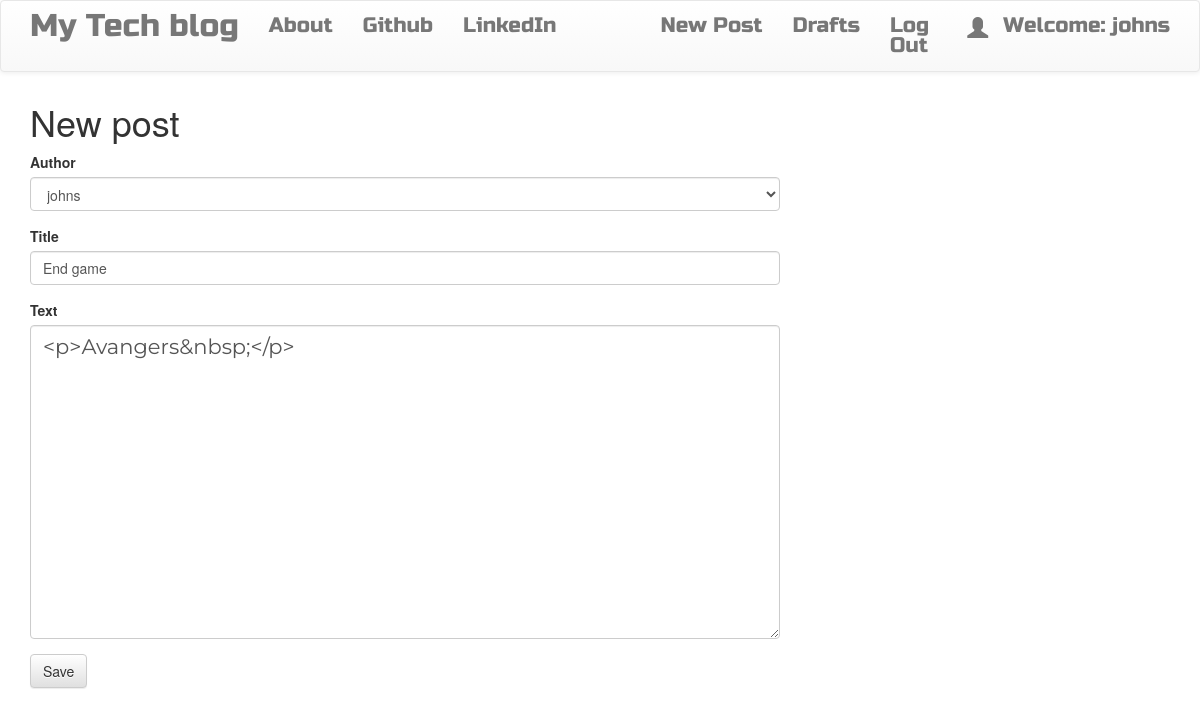
The page /post/4/edit/ (signed in) on the database its author committed.
### blog_app/models.py (models this page shows, shortened)
class Post(models.Model):
    author = models.ForeignKey('auth.User',on_delete=models.CASCADE)
    title = models.CharField(max_length=200)
    text = models.TextField()
    created_date = models.DateTimeField(default=timezone.now)
    published_date = models.DateTimeField(blank=True, null=True)

### blog_app/views.py (the view)
# urls.py: url(r'^post/(?P<pk>\d+)/edit/$', views.PostUpdateView.as_view(), name='post_edit'),
class PostUpdateView(LoginRequiredMixin,UpdateView):
    login_url = '/login/'
    redirect_field_name = 'blog_app/post_detail.html'
    form_class = PostForm
    model = Post

### blog_app/forms.py
class PostForm(forms.ModelForm):
    class Meta:
        model = Post
        fields = ('author','title', 'text',)
        widgets = {
            'title': forms.TextInput(attrs={'class': 'textinputclass'}),
            'text': forms.Textarea(attrs={'class': 'editable medium-editor-textarea postcontent'}),
        }

### blog_app/templates/blog_app/post_form.html (shortened to what this page needs)
{% extends 'blog_app/base.html' %}
{% block content %}
{% load bootstrap3 %}
    <h1>New post</h1>
    <form method="POST" class="post-form">
    {% bootstrap_form form %}
    <button type="submit" class="save btn btn-default">Save</button>
    </form>
{% endblock %}

### blog_app/templates/blog_app/base.html (shortened to what this page needs)
<!DOCTYPE html>
{% load static %}
<html>
    <head>
        <link rel="stylesheet" href="https://maxcdn.bootstrapcdn.com/bootstrap/3.3.7/css/bootstrap.min.css">
        <link rel="stylesheet" href="https://maxcdn.bootstrapcdn.com/bootstrap/3.3.7/css/bootstrap-theme.min.css">
        <link rel="stylesheet" href="//cdn.jsdelivr.net/medium-editor/latest/css/medium-editor.min.css" type="text/css" media="screen" charset="utf-8">
        <link rel="stylesheet" href="{% static 'css/blog.css' %}">
<body class='loader'>
  <nav class="navbar navbar-default techfont custom-navbar">
    <div class="container">
      <ul class="nav navbar-nav">
        <li><a class='navbar-brand bigbrand' href="{% url 'post_list' %}">My Tech blog</a></li>
        <li><a href="{% url 'about'%}">About</a></li>
        <li><a href="https://www.github.com">Github</a></li>
        <li><a href="https://www.linkedin.com">LinkedIn</a></li>
      </ul>
      <ul class="nav navbar-nav navbar-right">
        {% if user.is_authenticated %}
        <li>
          <a href="{% url 'post_new' %}" >New Post</a>
        </li>
        <li>
          <a href="{% url 'post_draft_list' %}">Drafts</a>
        </li>
        <li>
          <li><a class='nav navbar-right' href="" ><span class="glyphicon glyphicon-user"><a href="{% url 'logout' %}">Log Out</a></span></a></li>
        </li>
        <li>
          <a >Welcome: {{ user.username }}</a>
        </li>
          {% else %}
          <li><a class='nav navbar-right' href="" ><span class="glyphicon glyphicon-user"><a href="{% url 'login' %}">Log in</a></span></a></li>
          <li><a class='nav navbar-right' href="" ><span class="glyphicon glyphicon-user"><a href="{% url 'login' %}">Sign up</a></span></a></li>
        {% endif %}
      </ul>
  </div>
</nav>
        <div class="content container">
            <div class="row">
                <div class="col-md-8">
                  <div class="blog_posts">
                    {% block content %}
                    {% endblock %}
                  </div>
                </div>
            </div>
        </div>
</body>
</html>

### blog_app/static/css/blog.css (style rules this page uses)
.techfont { font-family: 'Russo One', sans-serif; font-size: 1.5em; margin-bottom: 10px; }
.postcontent { font-family: 'Montserrat'; font-size: 1.5em; }
.bigbrand { font-size: 1.5em; }
.loader { filter:hue-rotate(0deg); color: linear-gradient(45deg,#0f8,#08f); animation:hue 5000ms infinite linear; }

### rows shown on the page
Post: author "johns", title "End game", text "<p>Avangers&nbsp;</p>"

### other values the page prints
{{ user.username }} "johns"
